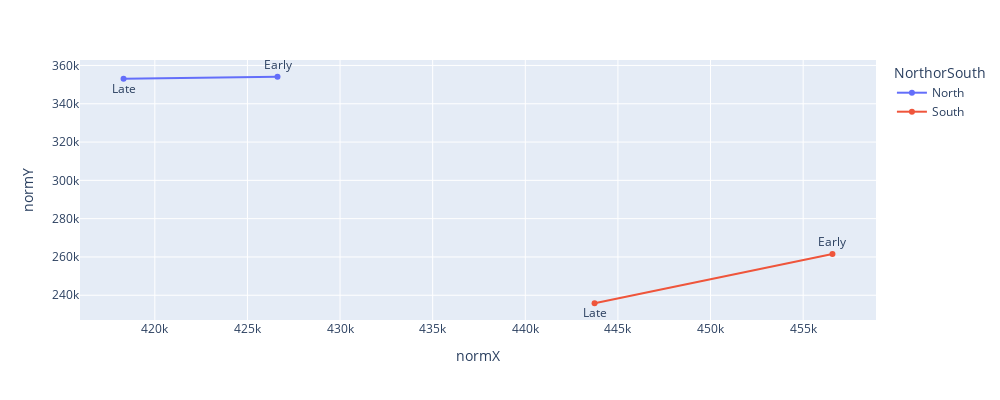

The cell this chart's notebook holds for it:
### Code cell
import plotly.express as px

fig = px.line(summaries, x='normX', y='normY', color='NorthorSouth',
              text='EarlyorLate', hover_data=['NorthorSouth', 'EarlyorLate'],
              width=1000, height=400)

fig.update_traces(textposition=['top center', 'bottom center'])

fig.show()

### Figure 1 — Plotly figure (JSON) as saved in the notebook; plotly's stock layout.template omitted (floating-point values rounded to 4 significant figures)
{"data": [{"customdata": [["North", "Early"], ["North", "Late"]], "hovertemplate": "NorthorSouth=%{customdata[0]}<br>normX=%{x}<br>normY=%{y}<br>EarlyorLate=%{customdata[1]}<extra></extra>", "legendgroup": "North", "line": {"color": "#636efa", "dash": "solid"}, "marker": {"symbol": "circle"}, "mode": "lines+text+markers", "name": "North", "orientation": "v", "showlegend": true, "text": ["Early", "Late"], "textposition": ["top center", "bottom center"], "type": "scatter", "x": [426600.0, 418300.0], "xaxis": "x", "y": [354100.0, 353000.0], "yaxis": "y"}, {"customdata": [["South", "Early"], ["South", "Late"]], "hovertemplate": "NorthorSouth=%{customdata[0]}<br>normX=%{x}<br>normY=%{y}<br>EarlyorLate=%{customdata[1]}<extra></extra>", "legendgroup": "South", "line": {"color": "#EF553B", "dash": "solid"}, "marker": {"symbol": "circle"}, "mode": "lines+text+markers", "name": "South", "orientation": "v", "showlegend": true, "text": ["Early", "Late"], "textposition": ["top center", "bottom center"], "type": "scatter", "x": [456600.0, 443700.0], "xaxis": "x", "y": [261600.0, 235800.0], "yaxis": "y"}], "layout": {"height": 400, "legend": {"title": {"text": "NorthorSouth"}, "tracegroupgap": 0}, "margin": {"t": 60}, "width": 1000, "xaxis": {"anchor": "y", "autorange": true, "domain": [0, 1], "range": [416000.0, 458900.0], "title": {"text": "normX"}, "type": "linear"}, "yaxis": {"anchor": "x", "autorange": true, "domain": [0, 1], "range": [227100.0, 362800.0], "title": {"text": "normY"}, "type": "linear"}}}
